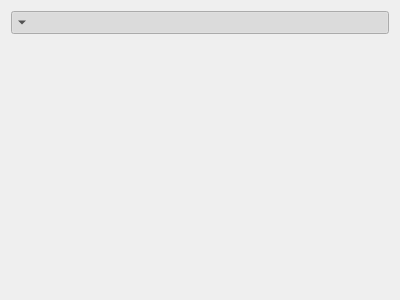
<?xml version="1.0" encoding="UTF-8"?>
<ui version="4.0">
 <class>Form</class>
 <widget class="QWidget" name="Form">
  <property name="geometry">
   <rect>
    <x>0</x>
    <y>0</y>
    <width>400</width>
    <height>300</height>
   </rect>
  </property>
  <property name="windowTitle">
   <string>Form</string>
  </property>
  <layout class="QGridLayout" name="gridLayout">
   <item row="1" column="0">
    <widget class="QWidget" name="layout_container" native="true">
     <layout class="QGridLayout" name="gridLayout_2">
      <item row="0" column="0">
       <layout class="QGridLayout" name="grid_layout"/>
      </item>
     </layout>
    </widget>
   </item>
   <item row="0" column="0">
    <widget class="QToolButton" name="dropdown_button">
     <property name="sizePolicy">
      <sizepolicy hsizetype="Preferred" vsizetype="Fixed">
       <horstretch>0</horstretch>
       <verstretch>0</verstretch>
      </sizepolicy>
     </property>
     <property name="checkable">
      <bool>true</bool>
     </property>
     <property name="checked">
      <bool>true</bool>
     </property>
     <property name="toolButtonStyle">
      <enum>Qt::ToolButtonTextBesideIcon</enum>
     </property>
     <property name="arrowType">
      <enum>Qt::DownArrow</enum>
     </property>
    </widget>
   </item>
  </layout>
 </widget>
 <resources/>
 <connections/>
</ui>
